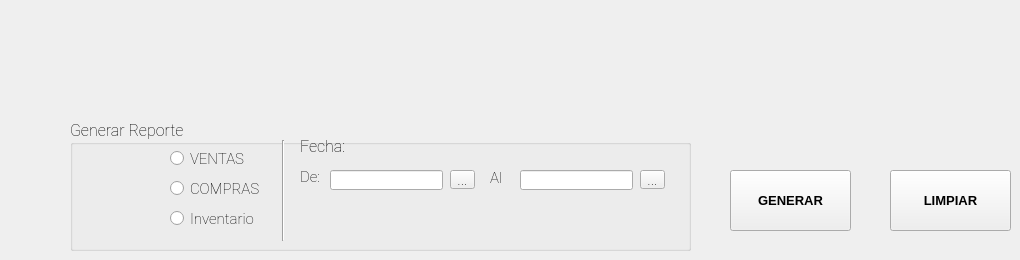
      <widget class="QWidget" name="AMT_reportes">
       <attribute name="title">
        <string>Reportes</string>
       </attribute>
       <widget class="QGroupBox" name="gbReportes">
        <property name="geometry">
         <rect>
          <x>70</x>
          <y>120</y>
          <width>621</width>
          <height>131</height>
         </rect>
        </property>
        <property name="font">
         <font>
          <family>Roboto</family>
          <pointsize>12</pointsize>
          <weight>7</weight>
          <italic>false</italic>
          <bold>false</bold>
         </font>
        </property>
        <property name="styleSheet">
         <string notr="true">
QGroupBox{
font: 57 12pt &quot;Roboto&quot;;
}</string>
        </property>
        <property name="title">
         <string>Generar Reporte</string>
        </property>
        <widget class="QRadioButton" name="gbRe_rb_ventas">
         <property name="geometry">
          <rect>
           <x>100</x>
           <y>30</y>
           <width>82</width>
           <height>17</height>
          </rect>
         </property>
         <property name="font">
          <font>
           <pointsize>11</pointsize>
          </font>
         </property>
         <property name="text">
          <string>VENTAS</string>
         </property>
        </widget>
        <widget class="QRadioButton" name="gbRe_rb_compras">
         <property name="geometry">
          <rect>
           <x>100</x>
           <y>60</y>
           <width>111</width>
           <height>17</height>
          </rect>
         </property>
         <property name="font">
          <font>
           <pointsize>11</pointsize>
          </font>
         </property>
         <property name="text">
          <string>COMPRAS</string>
         </property>
        </widget>
        <widget class="QRadioButton" name="gbRe_rb_inventario">
         <property name="geometry">
          <rect>
           <x>100</x>
           <y>90</y>
           <width>101</width>
           <height>17</height>
          </rect>
         </property>
         <property name="font">
          <font>
           <pointsize>11</pointsize>
          </font>
         </property>
         <property name="text">
          <string>Inventario</string>
         </property>
        </widget>
        <widget class="Line" name="separadorgbRe">
         <property name="geometry">
          <rect>
           <x>203</x>
           <y>20</y>
           <width>20</width>
           <height>101</height>
          </rect>
         </property>
         <property name="orientation">
          <enum>Qt::Vertical</enum>
         </property>
        </widget>
        <widget class="QLabel" name="gbRe_lbl_fecha">
         <property name="geometry">
          <rect>
           <x>230</x>
           <y>20</y>
           <width>47</width>
           <height>13</height>
          </rect>
         </property>
         <property name="text">
          <string>Fecha:</string>
         </property>
        </widget>
        <widget class="QLabel" name="gbRe_lbl_de">
         <property name="geometry">
          <rect>
           <x>230</x>
           <y>50</y>
           <width>47</width>
           <height>13</height>
          </rect>
         </property>
         <property name="font">
          <font>
           <pointsize>11</pointsize>
          </font>
         </property>
         <property name="text">
          <string>De:</string>
         </property>
        </widget>
        <widget class="QLineEdit" name="gbRe_entry_fecha1">
         <property name="geometry">
          <rect>
           <x>260</x>
           <y>50</y>
           <width>113</width>
           <height>20</height>
          </rect>
         </property>
         <property name="alignment">
          <set>Qt::AlignCenter</set>
         </property>
         <property name="readOnly">
          <bool>true</bool>
         </property>
        </widget>
        <widget class="QLabel" name="gbRe_lbl_al">
         <property name="geometry">
          <rect>
           <x>420</x>
           <y>50</y>
           <width>21</width>
           <height>16</height>
          </rect>
         </property>
         <property name="font">
          <font>
           <pointsize>11</pointsize>
          </font>
         </property>
         <property name="text">
          <string>Al</string>
         </property>
        </widget>
        <widget class="QLineEdit" name="gbRe_entry_fecha2">
         <property name="geometry">
          <rect>
           <x>450</x>
           <y>50</y>
           <width>113</width>
           <height>20</height>
          </rect>
         </property>
         <property name="alignment">
          <set>Qt::AlignCenter</set>
         </property>
         <property name="readOnly">
          <bool>true</bool>
         </property>
        </widget>
        <widget class="QToolButton" name="gbRe_tButton_fecha1">
         <property name="geometry">
          <rect>
           <x>380</x>
           <y>50</y>
           <width>25</width>
           <height>19</height>
          </rect>
         </property>
         <property name="text">
          <string>...</string>
         </property>
        </widget>
        <widget class="QToolButton" name="gbRe_tButton_fecha2">
         <property name="geometry">
          <rect>
           <x>570</x>
           <y>50</y>
           <width>25</width>
           <height>19</height>
          </rect>
         </property>
         <property name="text">
          <string>...</string>
         </property>
        </widget>
       </widget>
       <widget class="QPushButton" name="gbRe_btn_generar">
        <property name="geometry">
         <rect>
          <x>730</x>
          <y>170</y>
          <width>121</width>
          <height>61</height>
         </rect>
        </property>
        <property name="font">
         <font>
          <pointsize>10</pointsize>
          <weight>75</weight>
          <bold>true</bold>
         </font>
        </property>
        <property name="styleSheet">
         <string notr="true"/>
        </property>
        <property name="text">
         <string>GENERAR</string>
        </property>
        <property name="icon">
         <iconset resource="../../Imagenes/imagenes_proyecto.qrc">
          <normaloff>:/iconos/createDocument.png</normaloff>:/iconos/createDocument.png</iconset>
        </property>
        <property name="iconSize">
         <size>
          <width>50</width>
          <height>50</height>
         </size>
        </property>
       </widget>
       <widget class="QPushButton" name="gbRe_btn_limpiar">
        <property name="geometry">
         <rect>
          <x>890</x>
          <y>170</y>
          <width>121</width>
          <height>61</height>
         </rect>
        </property>
        <property name="font">
         <font>
          <pointsize>10</pointsize>
          <weight>75</weight>
          <bold>true</bold>
         </font>
        </property>
        <property name="styleSheet">
         <string notr="true"/>
        </property>
        <property name="text">
         <string>LIMPIAR</string>
        </property>
        <property name="icon">
         <iconset resource="../../Imagenes/imagenes_proyecto.qrc">
          <normaloff>:/iconos/broom.png</normaloff>:/iconos/broom.png</iconset>
        </property>
        <property name="iconSize">
         <size>
          <width>50</width>
          <height>50</height>
         </size>
        </property>
       </widget>
      </widget>
